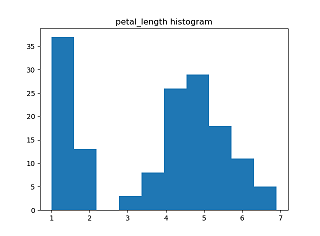

This chart was generated by the following Python code:
# Fiona Nealon, 2018-04-28
# Iris data set analysis
# Create a histogram for petal length

# Use numpy library to analyse Iris file
import numpy

# Read csv file into python using numpy
data = numpy.genfromtxt('data/iris.csv', delimiter=',')

# Select all values in third column of numpy array
thirdcol = data[:,2]

# Use numatplotlib & pyplot libraries to plot histogram
import matplotlib.pyplot as pl

# Plot histogram of the third column
pl.hist(thirdcol)

# Add title to histogram
pl.title('petal_length histogram')

# Output the histogram
pl.show()
